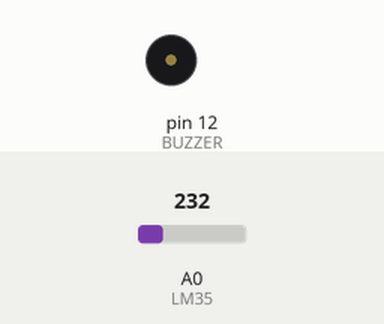
Bench run of a sketch on a simulated Arduino Uno, built with avr-gcc and run on an emulated ATmega328P. Parts: buzzer (waves = sounding, pin HIGH). Inputs (shaded band) come from the test bench; at power-on: A0 (LM35) = 232.

Above: at 1.2 s.
1.3 s: A0 (LM35) set to 242
At 2.0 s:
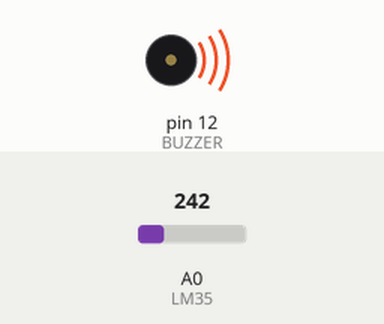
2.8 s: A0 (LM35) set to 201
At 3.1 s:
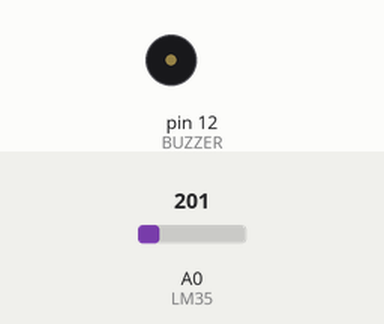
4.3 s: A0 (LM35) set to 250
At 5.4 s:
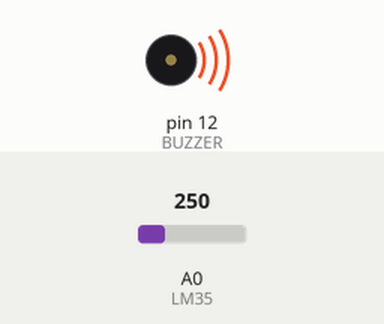
Timing chart, 0 to 7.3 s (numbered marks = the images above; inputs shaded):
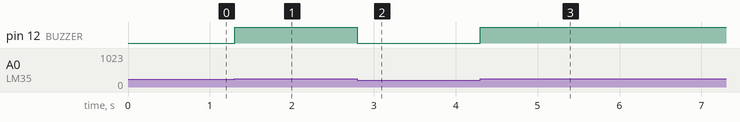

Measured:
- the behaviour switches between 232 and 233 on A0 (LM35) (found by bisection; images 0 and 1)
- after the input at 1.3 s, pin 12 (BUZZER): LOW → HIGH at once
- after the input at 2.8 s, pin 12 (BUZZER): HIGH → LOW at once
- after the input at 4.3 s, pin 12 (BUZZER): LOW → HIGH at once

The sketch:

verificando_temperatura_alerta_com_buzzer.ino
```cpp
/*
  Medindo temperatura com sensor LM35 e um buzzer de alerta
  by: JBarbosa
*/

const int LM35 = 0;
const int BUZZER = 12;

const float ALERT_TEMP = 25;
float temperatura = 0;
int ADClido = 0;

void setup() {
  Serial.begin(9600); // através do cabo USB AB você vai ler ou escrever valores no mundo externo.
  analogReference(INTERNAL); // referência das portas analógicas para passar a referência de 5V para 1,1V.
  pinMode(BUZZER, OUTPUT);
}

void loop() {

  ADClido = analogRead(LM35);
  temperatura = ADClido * 0.1075268817;

  if (temperatura > ALERT_TEMP) {
    digitalWrite(BUZZER, HIGH);
  } else {
    digitalWrite(BUZZER, LOW);
  }

}
```
